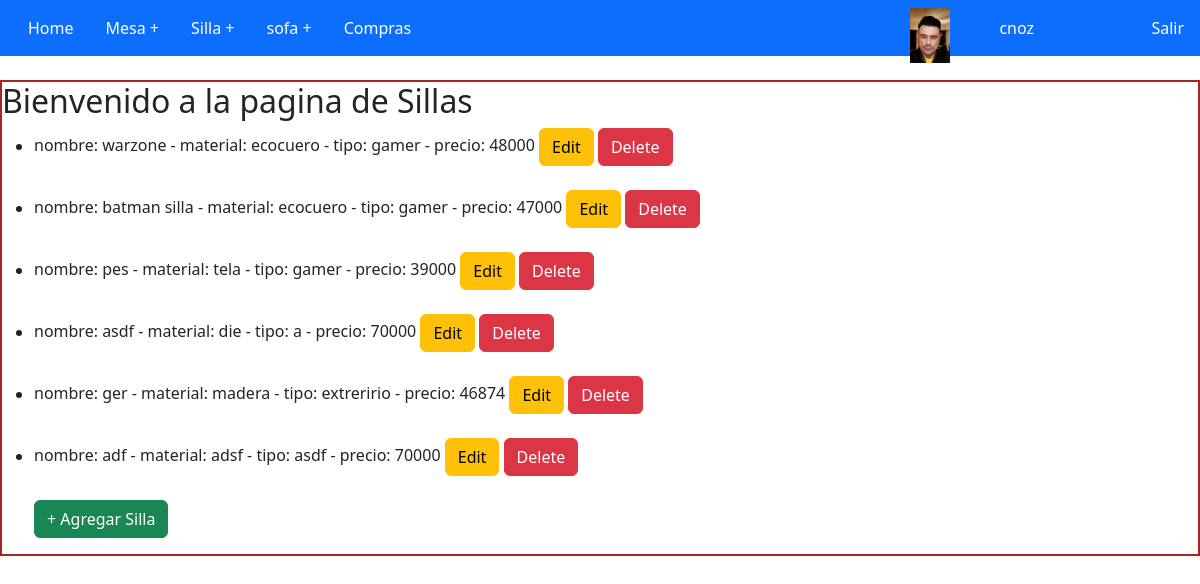
The app's page /productos/read_sillas/ (signed in) with its own data.
### productos/models.py (models this page shows)
class Silla(models.Model):
    nombre = models.CharField(max_length= 30)
    material = models.CharField(max_length= 30)
    tipo = models.CharField(max_length= 30)
    precio = models.IntegerField()
    def __str__(self):
        return f'nombre: {self.nombre} - material: {self.material} - tipo: {self.tipo} - precio: {self.precio}'

### productos/views.py (the view)
# urls.py: path('read_sillas/', read_sillas),
@login_required
def read_sillas(request=None):
    sillas= Silla.objects.all()
    avatar = Avatar.objects.filter(user = request.user.id)
    try:
        avatar = avatar[0].image.url
    except:
        avatar = None
    return render(request,'crud_sillas/read_sillas.html',{'sillas': sillas,'avatar': avatar})

### productos/template/crud_sillas/read_sillas.html (shortened to what this page needs)
{% extends "index.html" %}
{% load static %}
{% block contenido %}
<h2>Bienvenido a la pagina de Sillas</h2>
<ul>
    {% for silla in sillas %}
        <li>
            {{ silla }}
            <a href="/productos/update_sillas/{{silla.id}}" class="btn btn-warning">Edit</a>
            <a href="/productos/delete_sillas/{{silla.id}}" class="btn btn-danger">Delete</a>
        </li>
        <br>
    {% endfor %}
    <a class="btn btn-success" href="/productos/create_sillas"> + Agregar Silla</a>
</ul>
{% endblock %}

### productos/template/index.html (shortened to what this page needs)
<!DOCTYPE html>
<html lang="en">
<head>
    {% load static %}
    <link rel="stylesheet" href="{% static '/css/myestylo.css' %}">
    <link rel="stylesheet" href="{%static 'css/bootstrap.min.css'%}">
</head>
<body>
    <nav class="navbar navbar-expand-lg navbar-light fixed-top bg-primary">
        <div class="container-fluid">
            <div class="collapse navbar-collapse" id="navbarSupportedContent">
            <ul class="nav nav-pills nav-fill">
                <li class="nav-item">
                    <a class="nav-link active" aria-current="page" href="/productos/">Home</a>
                  </li>
                <li class="nav-item">
                  <a class="nav-link active" aria-current="page" href="/productos/read_mesas">Mesa +</a>
                </li>
                <li class="nav-item">
                  <a class="nav-link active" aria-current="page" href="/productos/read_sillas">Silla +</a>
                </li>
                <li class="nav-item">
                  <a class="nav-link active" aria-current="page" href="/productos/read_sofa">sofa +</a>
                </li>
                <li class="nav-item">
                  <a class="nav-link active" aria-current="page" href="/productos/compras">Compras</a>
                </li>
                <li class="nav-item" style="position: absolute; right: 150px">
                  <a class="nav-link active" aria-current="page" href="/productos/perfil/">{{ user.username }}</a>
                </li>
                <li class="nav-item" style="position: absolute; right: 250px">
                  <img src='{{ avatar }}' width="40px">
                </li>
                <li class="nav-item" style="position: absolute; right: 0px">
                  <a class="nav-link active" aria-current="page" href="/productos/logout/">Salir</a>
                </li>
            </ul>
        </div>
        </div>
    </nav>
    <div class="contenido1">
        {% block contenido %}{% endblock %}
    </div>
</body>
</html>

### productos/static/css/myestylo.css (style rules this page uses)
.contenido1 { position: relative; top: 80px; border: 2px solid rgb(170, 36, 36); }

### records on screen
Silla: nombre+material+tipo "nombre: warzone - material: ecocuero - tipo: gamer - precio: 48000"
Silla: nombre+material+tipo "nombre: batman silla - material: ecocuero - tipo: gamer - precio: 47000"
Silla: nombre+material+tipo "nombre: pes - material: tela - tipo: gamer - precio: 39000"
Silla: nombre+material+tipo "nombre: asdf - material: die - tipo: a - precio: 70000"
Silla: nombre+material+tipo "nombre: ger - material: madera - tipo: extreririo - precio: 46874"
Silla: nombre+material+tipo "nombre: adf - material: adsf - tipo: asdf - precio: 70000"

### other values on screen
{{ user.username }} "cnoz"
